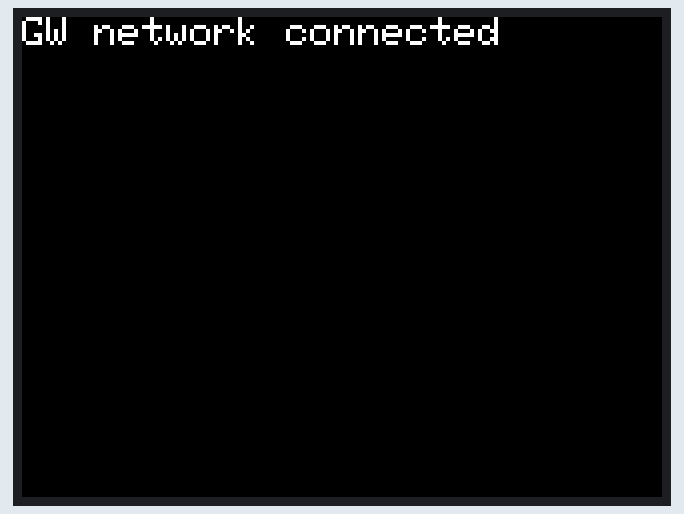
The program below on a simulated ESP32. Parts: 320×240 colour display. WiFi joins after 1.5 s; servers stay silent unless stated.

Above: at 2.2 s.
At 3.23 s:
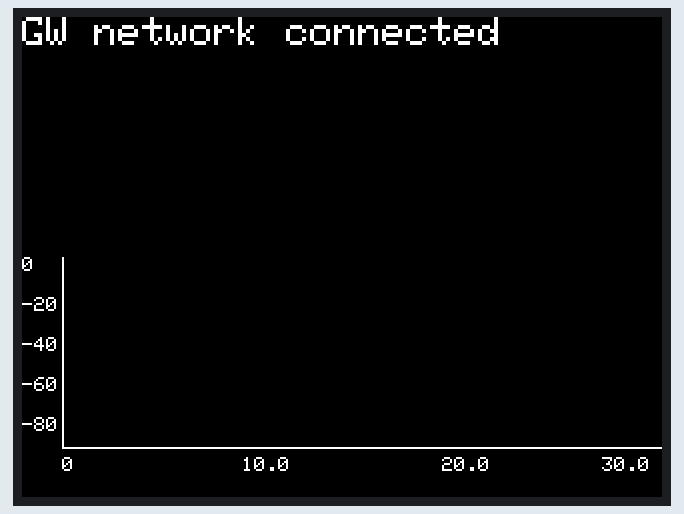
At 7.78 s:
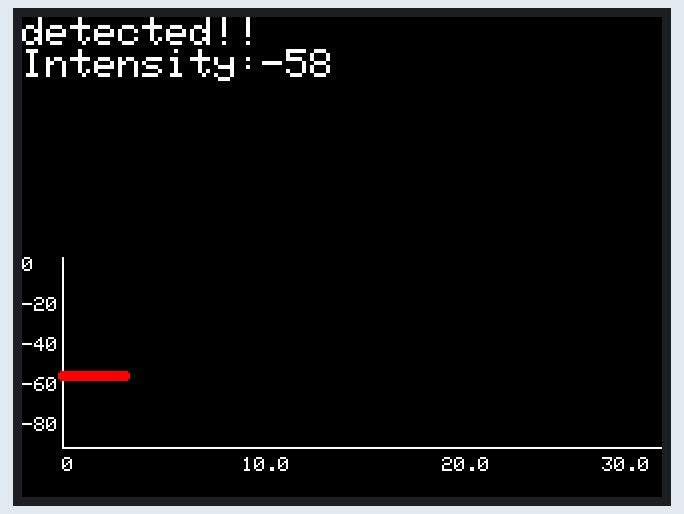
At 12.33 s:
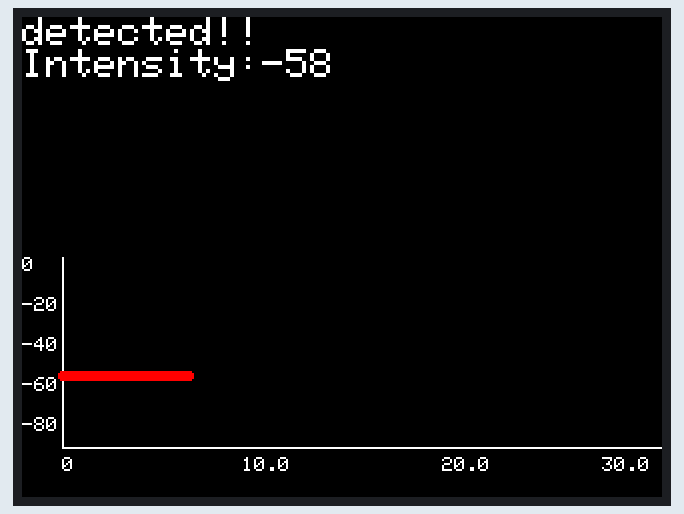
At 21.57 s:
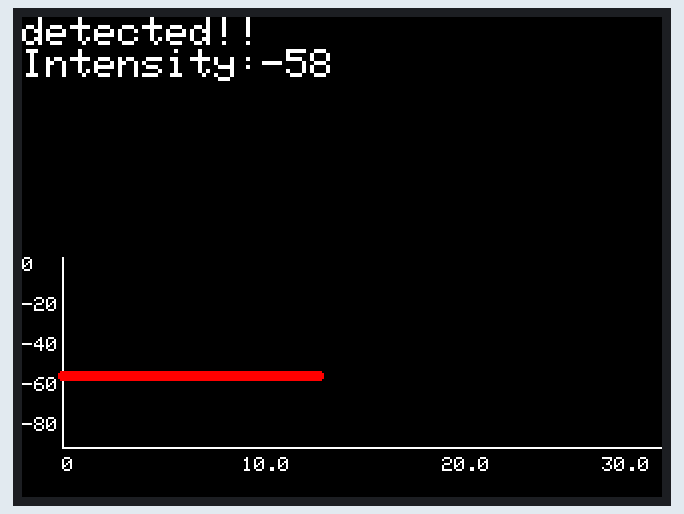
At 39.92 s:
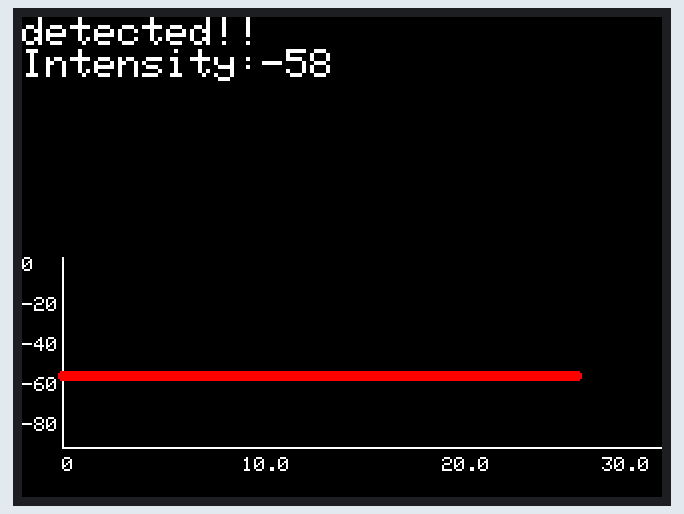

The program:

main.cpp
```cpp
#include <Arduino.h>
#include <M5Stack.h>
#include <WiFi.h>

int xPlot = 20;
int points = 10;

// Network information
char *ssid = "GlobalWalkers_Sol_2_4GHz";
const char *password = "8gotanda8";

void connectWiFi()
{
  while (WiFi.status() != WL_CONNECTED)
  {
    WiFi.begin(ssid, password);
    delay(1000);
  }
  M5.Lcd.println("GW network connected");
}

int getStrength(int points){
  long rssi = 0;
  long averageRSSI = 0;

  for(int i = 0; i < points; i++){
    rssi += WiFi.RSSI();
    delay(10);
  }
  averageRSSI = rssi / points;
  return averageRSSI;
}

void setup()
{
  M5.begin();
  M5.Lcd.setTextSize(2);

  connectWiFi();
  delay(1000);
  M5.Lcd.setTextSize(1);
  M5.Lcd.setCursor(20, 220);
  M5.Lcd.print("0");
  M5.Lcd.setCursor(110, 220);
  M5.Lcd.print("10.0");
  M5.Lcd.setCursor(210, 220);
  M5.Lcd.print("20.0");
  M5.Lcd.setCursor(290, 220);
  M5.Lcd.print("30.0");
  M5.Lcd.drawLine(20, 215, 320, 215, WHITE);
  M5.Lcd.drawLine(20, 215, 20, 120, WHITE);
  M5.Lcd.setCursor(0, 120);
  M5.Lcd.print("0");
  M5.Lcd.setCursor(0, 140);
  M5.Lcd.print("-20");
  M5.Lcd.setCursor(0, 160);
  M5.Lcd.print("-40");
  M5.Lcd.setCursor(0, 180);
  M5.Lcd.print("-60");
  M5.Lcd.setCursor(0, 200);
  M5.Lcd.print("-80");
  M5.Lcd.setTextSize(2);
}

void loop()
{
  int wifiStrength;
  wifiStrength = getStrength(points);
  M5.Lcd.fillRect(0, 0, 320, 100, BLACK);
  M5.Lcd.setCursor(0, 0);
  M5.Lcd.println("detected!!");
  M5.Lcd.print("Intensity:");
  M5.Lcd.print(wifiStrength);
  M5.Lcd.fillCircle(xPlot, 121 + (-1 * wifiStrength), 2, RED);
  xPlot++;
  if (xPlot > 320)
  {
    xPlot = 20;
    M5.Lcd.fillRect(21, 100, 320, 114, BLACK);
  }
}
```

Measured:
- what the display in image 0 shows lasts 1.0 s, from 2.2 s to 3.2 s
